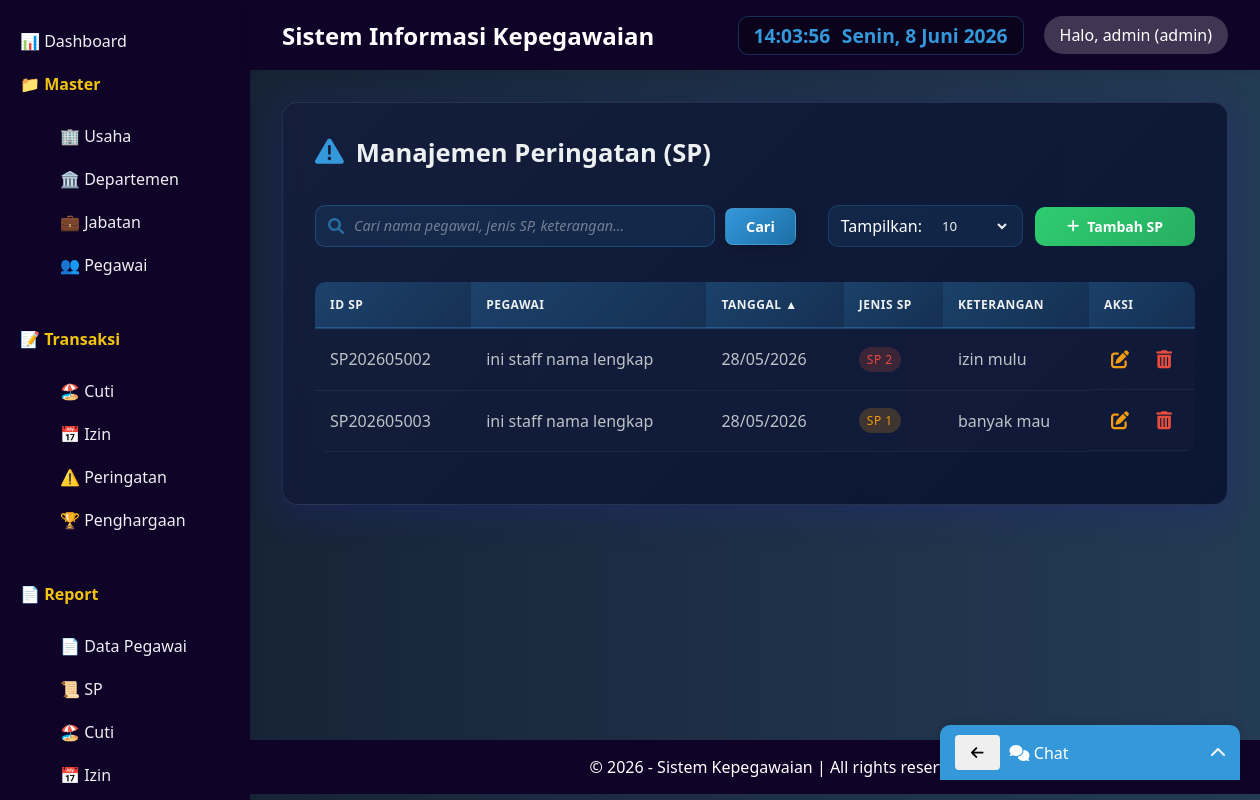
/index.php?page=peringatan (signed in), run on the app's committed database.
### tables this page shows
CREATE TABLE `tbl_peringatan` (
  `id_peringatan` varchar(15) NOT NULL,
  `id_pegawai` varchar(15) DEFAULT NULL,
  `tgl_peringatan` date DEFAULT NULL,
  `jenis` enum('SP1','SP2','SP3') DEFAULT 'SP1',
  `keterangan` text DEFAULT NULL,
  `created_at` timestamp NOT NULL DEFAULT current_timestamp()
);

CREATE TABLE `tbl_pegawai` (
  `id_pegawai` varchar(15) NOT NULL,
  `id_departemen` varchar(10) DEFAULT NULL,
  `id_jabatan` varchar(10) DEFAULT NULL,
  `nama` varchar(100) NOT NULL,
  `alamat` text DEFAULT NULL,
  `telepon` varchar(20) DEFAULT NULL,
  `email` varchar(100) DEFAULT NULL,
  `gaji` decimal(12,2) DEFAULT NULL,
  `status_pernikahan` enum('Menikah','Belum','Berpisah') DEFAULT NULL,
  `jenis_kelamin` enum('Laki-Laki','Perempuan') DEFAULT NULL,
  `status_kerja` enum('Tetap','Kontrak','Pensiun','Keluar') DEFAULT NULL,
  `jumlah_cuti` int(11) DEFAULT 0,
  `jenjang_pendidikan` enum('SD','SMP','SMA','SMK','D1','D2','D3','D4','S1','S2','S3') DEFAULT NULL,
  `tgl_mulai_kerja` date DEFAULT NULL,
  `foto` varchar(255) DEFAULT NULL,
  `created_at` timestamp NOT NULL DEFAULT current_timestamp()
);

### classes/Session.php (called while the page is built, shortened)
<?php
class Session {
    public static function get($key) { return $_SESSION[$key] ?? null; }
}
?>

### classes/Database.php (called while the page is built)
<?php
class Database {
    private static $instance = null;
    private $conn;
    private function __construct() {
        try {
            $this->conn = new PDO("mysql:host=".DB_HOST.";dbname=".DB_NAME, DB_USER, DB_PASS);
            $this->conn->setAttribute(PDO::ATTR_ERRMODE, PDO::ERRMODE_EXCEPTION);
        } catch(PDOException $e) {
            die("Koneksi gagal: " . $e->getMessage());
        }
    }
    public static function getInstance() {
        if (self::$instance == null) self::$instance = new Database();
        return self::$instance;
    }
    public function getConnection() {
        return $this->conn;
    }
}
?>

### classes/Peringatan.php (called while the page is built, shortened)
<?php
class Peringatan {
    private $db;
    public function __construct() {
        $this->db = Database::getInstance()->getConnection();
    }
    public function getData($search = '', $orderBy = 'p.tgl_peringatan', $orderDir = 'DESC', $limit = 10, $offset = 0) {
        $allowedColumns = ['p.id_peringatan', 'peg.nama', 'p.tgl_peringatan', 'p.jenis', 'p.created_at'];
        $orderDir = strtoupper($orderDir) === 'DESC' ? 'DESC' : 'ASC';
        $sql = "SELECT p.*, peg.nama as pegawai_nama
                FROM tbl_peringatan p
                JOIN tbl_pegawai peg ON p.id_pegawai = peg.id_pegawai
                WHERE peg.nama LIKE :search OR p.jenis LIKE :search OR p.keterangan LIKE :search
                ORDER BY $orderBy $orderDir
                LIMIT :limit OFFSET :offset";
        $stmt = $this->db->prepare($sql);
        $searchTerm = "%$search%";
        $stmt->bindParam(':search', $searchTerm);
        $stmt->bindParam(':limit', $limit, PDO::PARAM_INT);
        $stmt->bindParam(':offset', $offset, PDO::PARAM_INT);
        $stmt->execute();
        return $stmt->fetchAll(PDO::FETCH_ASSOC);
    }
}
?>

### views/peringatan/index.php (the view, shortened to what this page needs)
<?php
$search = isset($_GET['search']) ? trim($_GET['search']) : '';
$sort = isset($_GET['sort']) ? $_GET['sort'] : 'p.tgl_peringatan';
$order = isset($_GET['order']) && $_GET['order'] == 'desc' ? 'desc' : 'asc';
$limit = isset($_GET['limit']) ? $_GET['limit'] : 10;
$page = isset($_GET['page_num']) ? max(1, (int)$_GET['page_num']) : 1;
if ($limit === 'all') {
    $limitValue = 999999;
    $offset = 0;
} else {
    $limitValue = (int)$limit;
    $offset = ($page - 1) * $limitValue;
}
$peringatan = new Peringatan();
$data = $peringatan->getData($search, $sort, $order, $limitValue, $offset);
include __DIR__ . '/../layouts/header.php';
?>
<link rel="stylesheet" href="https://cdnjs.cloudflare.com/ajax/libs/font-awesome/6.0.0-beta3/css/all.min.css">
<div class="card">
    <h2><i class="fas fa-exclamation-triangle"></i> Manajemen Peringatan (SP)</h2>
    <div class="toolbar">
        <form method="get" class="search-form">
            <div class="search-box">
                <i class="fas fa-search"></i>
                <input type="text" name="search" placeholder="Cari nama pegawai, jenis SP, keterangan..." value="<?= htmlspecialchars($search) ?>">
            </div>
            <button type="submit">Cari</button>
        </form>
        <div class="filter-add">
            <div class="filter-form">
                <span>Tampilkan:</span>
                <select name="limit" onchange="this.form.submit()" form="filterForm">
                    <option value="10" <?= $limit == 10 ? 'selected' : '' ?>>10</option>
                </select>
            </div>
            <?php if (in_array(Session::get('role'), ['hrd', 'manager', 'admin'])): ?>
                <a href="?page=peringatan&action=tambah" class="btn-add"><i class="fas fa-plus"></i> Tambah SP</a>
            <?php endif; ?>
        </div>
    </div>
    <div class="table-responsive">
        <table class="table">
            <thead>
                <tr>
                    <th><a href="?page=peringatan&search=<?= urlencode($search) ?>&sort=p.id_peringatan&order=<?= $sort == 'p.id_peringatan' && $order == 'asc' ? 'desc' : 'asc' ?>&limit=<?= $limit ?>&page_num=<?= $page ?>">ID SP <?= $sort == 'p.id_peringatan' ? ($order == 'asc' ? '▲' : '▼') : '' ?></a></th>
                    <th><a href="?page=peringatan&search=<?= urlencode($search) ?>&sort=peg.nama&order=<?= $sort == 'peg.nama' && $order == 'asc' ? 'desc' : 'asc' ?>&limit=<?= $limit ?>&page_num=<?= $page ?>">Pegawai <?= $sort == 'peg.nama' ? ($order == 'asc' ? '▲' : '▼') : '' ?></a></th>
                    <th><a href="?page=peringatan&search=<?= urlencode($search) ?>&sort=p.tgl_peringatan&order=<?= $sort == 'p.tgl_peringatan' && $order == 'asc' ? 'desc' : 'asc' ?>&limit=<?= $limit ?>&page_num=<?= $page ?>">Tanggal <?= $sort == 'p.tgl_peringatan' ? ($order == 'asc' ? '▲' : '▼') : '' ?></a></th>
                    <th><a href="?page=peringatan&search=<?= urlencode($search) ?>&sort=p.jenis&order=<?= $sort == 'p.jenis' && $order == 'asc' ? 'desc' : 'asc' ?>&limit=<?= $limit ?>&page_num=<?= $page ?>">Jenis SP <?= $sort == 'p.jenis' ? ($order == 'asc' ? '▲' : '▼') : '' ?></a></th>
                    <th>Keterangan</th>
                    <th width="100">Aksi</th>
                </tr>
            </thead>
            <tbody>
                <?php if (count($data) > 0): ?>
                    <?php foreach ($data as $row): ?>
                    <tr>
                        <td><?= $row['id_peringatan'] ?></td>
                        <td><?= htmlspecialchars($row['pegawai_nama']) ?></td>
                        <td><?= date('d/m/Y', strtotime($row['tgl_peringatan'])) ?></td>
                        <td>
                            <?php if ($row['jenis'] == 'SP1'): ?>
                                <span class="badge badge-warning">SP 1</span>
                            <?php elseif ($row['jenis'] == 'SP2'): ?>
                                <span class="badge badge-danger">SP 2</span>
                            <?php else: ?>
                                <span class="badge badge-dark">SP 3</span>
                            <?php endif; ?>
                        </td>
                        <td><?= htmlspecialchars(substr($row['keterangan'], 0, 60)) . (strlen($row['keterangan']) > 60 ? '...' : '') ?></td>
                        <td class="actions">
                            <?php if (in_array(Session::get('role'), ['hrd', 'manager', 'admin'])): ?>
                                <a href="?page=peringatan&edit=<?= $row['id_peringatan'] ?>&search=<?= urlencode($search) ?>&sort=<?= $sort ?>&order=<?= $order ?>&limit=<?= $limit ?>&page_num=<?= $page ?>" class="btn-edit" title="Edit"><i class="fas fa-edit"></i></a>
                                <a href="#" class="btn-delete" data-id="<?= $row['id_peringatan'] ?>" title="Hapus"><i class="fas fa-trash-alt"></i></a>
                            <?php endif; ?>
                        </td>
                    </tr>
                    <?php endforeach; ?>
                <?php else: ?>
                    <tr><td colspan="6" class="text-center">Tidak ada data peringatan</td></tr>
                <?php endif; ?>
            </tbody>
        </table>
    </div>
</div>
<?php include __DIR__ . '/../layouts/footer.php'; ?>

### views/peringatan/index.php (style rules this page uses)
.badge { display: inline-block; padding: 4px 8px; border-radius: 20px; font-size: 12px; font-weight: 500; }
.badge-warning { background: rgba(243, 156, 18, 0.2); color: #f39c12; }
.badge-danger { background: rgba(231, 76, 60, 0.2); color: #e74c3c; }

### data on the page
tbl_peringatan: id_peringatan "SP202605002", id_pegawai.nama "ini staff nama lengkap", tgl_peringatan "28/05/2026", jenis "SP 2", keterangan "izin mulu"
tbl_peringatan: id_peringatan "SP202605003", id_pegawai.nama "ini staff nama lengkap", tgl_peringatan "28/05/2026", jenis "SP 1", keterangan "banyak mau"

### other printed values
Session::get('nama') "admin"
Session::get('role') "admin"
